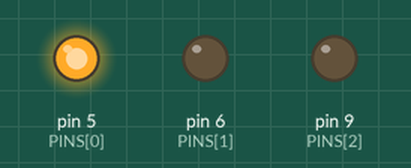
A sketch run on a simulated Arduino Uno, built with avr-gcc and run on an emulated ATmega328P. On the bench: output pins drawn as LEDs (lit = HIGH).

Above: at 0.05 s.
At 10.05 s:
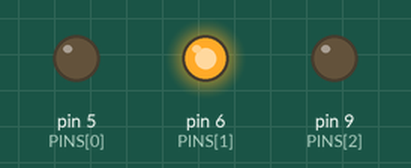
At 19.95 s:
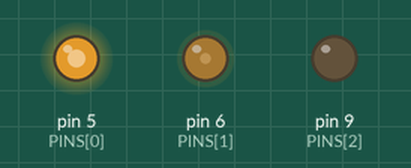
Timing chart, 0 to 26.0 s (numbered marks = the images above):
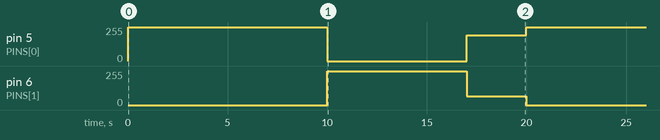

Measured:
- by itself, pin 5 (PINS[0]): repeats every 20.0 s: 0/255 7.0 s, 192/255 3.0 s, 255/255 10.0 s
- by itself, pin 6 (PINS[1]): repeats every 20.0 s: 64/255 3.0 s, 0/255 10.0 s, 255/255 7.0 s

The sketch:

traffic_light.ino
```cpp
//Red, Green, Blue
const uint8_t PINS[] = { 5, 6, 9 };
void setup() {
  // put your setup code here, to run once:
  for (uint8_t i = 0; i < sizeof(PINS); i++)
    pinMode(PINS[i], OUTPUT);
}
void loop() {
  // put your main code here, to run repeatedly:
  analogWrite(PINS[0], 255);
  analogWrite(PINS[1], 0);
  analogWrite(PINS[2], 0);
  delay(10000);

  analogWrite(PINS[0], 0);
  analogWrite(PINS[1], 255);
  analogWrite(PINS[2], 0);
  delay(7000);

  analogWrite(PINS[0], 192);
  analogWrite(PINS[1], 64);
  analogWrite(PINS[2], 0);
  delay(3000);
}
```
